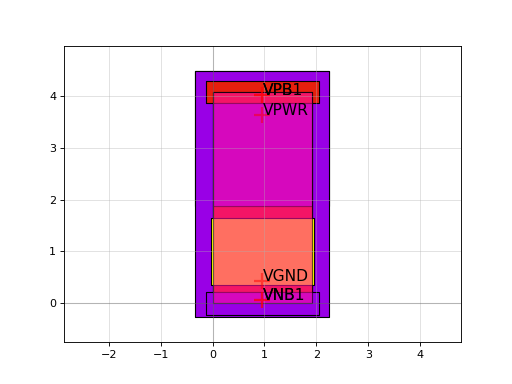

Generate this figure with Python:
import sky130

c = sky130.components.sky130_fd_sc_hvl__fill_4()
c.plot()
